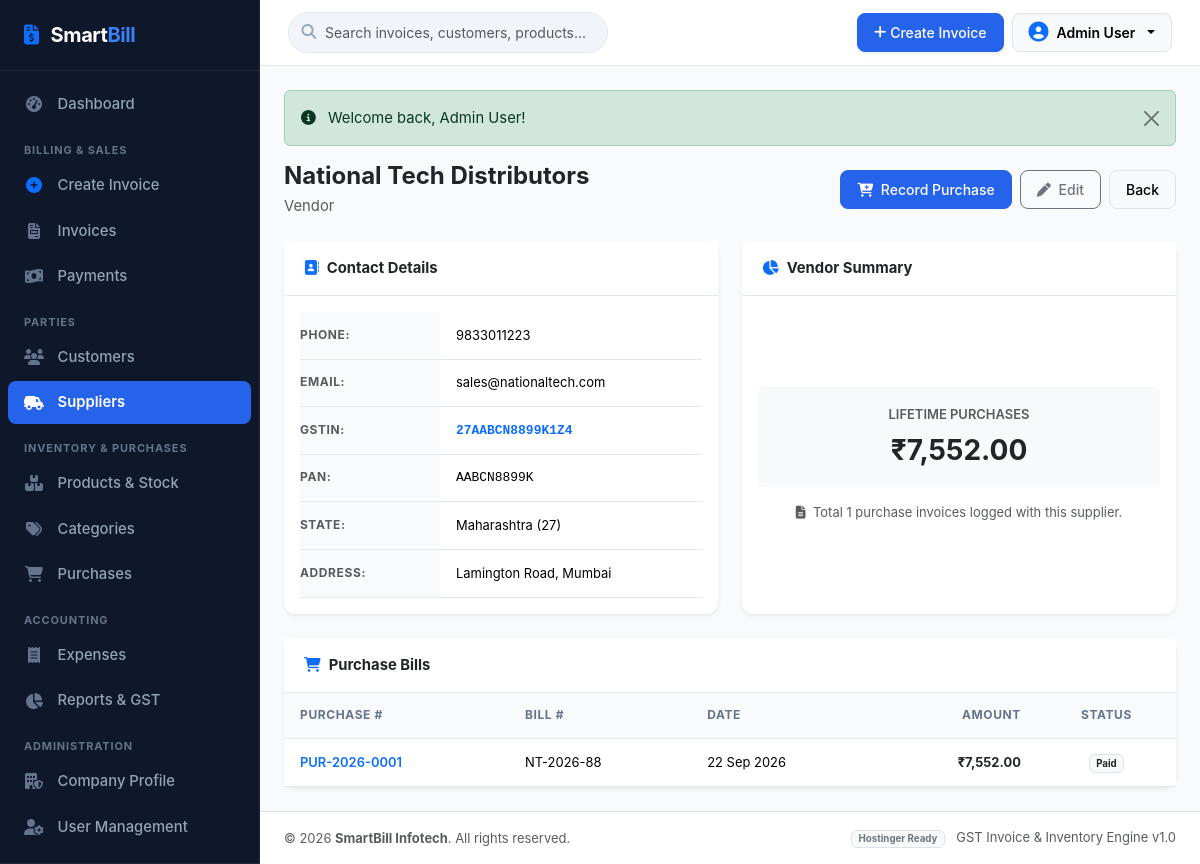
The app's page /suppliers/view.php?id=1 (signed in) with its own data.
### tables this page shows
CREATE TABLE IF NOT EXISTS `suppliers` (
  `id` INT AUTO_INCREMENT PRIMARY KEY,
  `name` VARCHAR(150) NOT NULL,
  `business_name` VARCHAR(200) DEFAULT NULL,
  `mobile` VARCHAR(20) DEFAULT NULL,
  `email` VARCHAR(150) DEFAULT NULL,
  `address` TEXT DEFAULT NULL,
  `gstin` VARCHAR(30) DEFAULT NULL,
  `pan` VARCHAR(30) DEFAULT NULL,
  `state` VARCHAR(100) DEFAULT 'Maharashtra',
  `state_code` VARCHAR(10) DEFAULT '27',
  `opening_balance` DECIMAL(12,2) DEFAULT 0.00,
  `created_at` TIMESTAMP DEFAULT CURRENT_TIMESTAMP
);

CREATE TABLE IF NOT EXISTS `purchases` (
  `id` INT AUTO_INCREMENT PRIMARY KEY,
  `purchase_number` VARCHAR(50) NOT NULL,
  `supplier_id` INT DEFAULT NULL,
  `supplier_bill_number` VARCHAR(100) DEFAULT NULL,
  `purchase_date` DATE NOT NULL,
  `subtotal` DECIMAL(12,2) DEFAULT 0.00,
  `tax_amount` DECIMAL(12,2) DEFAULT 0.00,
  `grand_total` DECIMAL(12,2) DEFAULT 0.00,
  `payment_status` ENUM('Paid', 'Unpaid') DEFAULT 'Paid',
  `notes` TEXT DEFAULT NULL,
  `created_at` TIMESTAMP DEFAULT CURRENT_TIMESTAMP,
  INDEX `idx_supplier` (`supplier_id`),
  INDEX `idx_purchase_date` (`purchase_date`)
);

CREATE TABLE IF NOT EXISTS `company_settings` (
  `id` INT PRIMARY KEY DEFAULT 1,
  `company_name` VARCHAR(200) NOT NULL DEFAULT 'SmartBill Enterprises',
  `legal_name` VARCHAR(200) DEFAULT 'SmartBill Solutions Private Limited',
  `address` TEXT DEFAULT 'Plot No. 42, Tech City Road, Cyber Square',
  `city` VARCHAR(100) DEFAULT 'Mumbai',
  `state` VARCHAR(100) DEFAULT 'Maharashtra',
  `pin_code` VARCHAR(20) DEFAULT '400001',
  `mobile` VARCHAR(20) DEFAULT '+91 98765 43210',
  `email` VARCHAR(150) DEFAULT 'contact@smartbill.com',
  `gstin` VARCHAR(30) DEFAULT '27AABCS1429B1Z5',
  `pan` VARCHAR(30) DEFAULT 'AABCS1429B',
  `state_code` VARCHAR(10) DEFAULT '27',
  `logo` VARCHAR(255) DEFAULT NULL,
  `invoice_prefix` VARCHAR(20) DEFAULT 'INV-2026',
  `starting_invoice_number` INT DEFAULT 1001,
  `bank_name` VARCHAR(150) DEFAULT 'HDFC Bank Ltd',
  `account_number` VARCHAR(50) DEFAULT '50200012345678',
  `ifsc` VARCHAR(30) DEFAULT 'HDFC0001234',
  `upi_id` VARCHAR(100) DEFAULT 'smartbill@hdfcbank',
  `terms_conditions` TEXT DEFAULT '1. Goods once sold will not be taken back or exchanged.\n2. All disputes subject to local jurisdiction only.\n3. Interest @ 18% p.a. will be charged if payment is not made within due date.',
  `authorized_signatory` VARCHAR(150) DEFAULT 'For SmartBill Solutions Pvt Ltd',
  `updated_at` TIMESTAMP DEFAULT CURRENT_TIMESTAMP ON UPDATE CURRENT_TIMESTAMP
);

### suppliers/view.php (the view, shortened to what this page needs)
<?php
require_once __DIR__ . '/../includes/auth_check.php';
$id = (int)($_GET['id'] ?? 0);
$stmt = $pdo->prepare("SELECT * FROM suppliers WHERE id = ?");
$stmt->execute([$id]);
$supplier = $stmt->fetch();
$stmt = $pdo->prepare("SELECT * FROM purchases WHERE supplier_id = ? ORDER BY id DESC");
$stmt->execute([$id]);
$purchases = $stmt->fetchAll();
$total_purchased = 0;
foreach ($purchases as $p) {
    $total_purchased += (float)$p['grand_total'];
}
include __DIR__ . '/../includes/header.php';
?>
<div class="d-flex flex-column flex-md-row justify-content-between align-items-md-center mb-4 gap-2">
    <div>
        <h4 class="fw-bold mb-1 text-dark"><?= htmlspecialchars($supplier['name']) ?></h4>
        <span class="text-muted"><?= htmlspecialchars($supplier['company_name'] ?? 'Vendor') ?></span>
    </div>
    <div class="d-flex gap-2">
        <a href="../purchases/create.php?supplier_id=<?= $id ?>" class="btn btn-primary btn-sm">
            <i class="fa-solid fa-cart-plus me-1"></i> Record Purchase
        </a>
        <a href="edit.php?id=<?= $id ?>" class="btn btn-outline-secondary btn-sm">
            <i class="fa-solid fa-pen me-1"></i> Edit
        </a>
        <a href="index.php" class="btn btn-light btn-sm border">Back</a>
    </div>
</div>
<div class="row g-4 mb-4">
    <div class="col-md-6">
        <div class="card border-0 shadow-sm h-100">
            <div class="card-header bg-white py-3">
                <span class="fw-bold text-dark"><i class="fa-solid fa-address-book text-primary me-2"></i>Contact Details</span>
            </div>
            <div class="card-body">
                <table class="table table-borderless small mb-0">
                    <tr>
                        <th class="text-muted ps-0" style="width: 140px;">Phone:</th>
                        <td><?= htmlspecialchars($supplier['mobile'] ?: 'N/A') ?></td>
                    </tr>
                    <tr>
                        <th class="text-muted ps-0">Email:</th>
                        <td><?= htmlspecialchars($supplier['email'] ?: 'N/A') ?></td>
                    </tr>
                    <tr>
                        <th class="text-muted ps-0">GSTIN:</th>
                        <td class="font-monospace fw-bold text-primary"><?= htmlspecialchars($supplier['gstin'] ?: 'Unregistered') ?></td>
                    </tr>
                    <tr>
                        <th class="text-muted ps-0">PAN:</th>
                        <td class="font-monospace"><?= htmlspecialchars($supplier['pan'] ?: 'N/A') ?></td>
                    </tr>
                    <tr>
                        <th class="text-muted ps-0">State:</th>
                        <td><?= htmlspecialchars($supplier['state'] ?: '-') ?> (<?= htmlspecialchars($supplier['state_code'] ?: '-') ?>)</td>
                    </tr>
                    <tr>
                        <th class="text-muted ps-0">Address:</th>
                        <td><?= nl2br(htmlspecialchars($supplier['address'] ?: 'No address specified')) ?></td>
                    </tr>
                </table>
            </div>
        </div>
    </div>
    <div class="col-md-6">
        <div class="card border-0 shadow-sm h-100">
            <div class="card-header bg-white py-3">
                <span class="fw-bold text-dark"><i class="fa-solid fa-chart-pie text-primary me-2"></i>Vendor Summary</span>
            </div>
            <div class="card-body d-flex flex-column justify-content-center">
                <div class="p-3 bg-light rounded mb-3 text-center">
                    <span class="text-muted small fw-semibold">LIFETIME PURCHASES</span>
                    <div class="fs-3 fw-bold text-dark mt-1"><?= formatCurrency($total_purchased) ?></div>
                </div>
                <div class="text-center text-muted small">
                    <i class="fa-solid fa-file-lines me-1"></i> Total <?= count($purchases) ?> purchase invoices logged with this supplier.
                </div>
            </div>
        </div>
    </div>
</div>
<div class="card border-0 shadow-sm">
    <div class="card-header bg-white py-3">
        <span class="fw-bold text-dark"><i class="fa-solid fa-cart-shopping text-primary me-2"></i>Purchase Bills</span>
    </div>
    <div class="card-body p-0">
        <?php if (empty($purchases)): ?>
            <div class="p-4 text-center text-muted small">No purchases recorded for this supplier.</div>
        <?php else: ?>
            <div class="table-responsive">
                <table class="table table-hover align-middle mb-0 small">
                    <thead class="table-light">
                        <tr>
                            <th>Purchase #</th>
                            <th>Bill #</th>
                            <th>Date</th>
                            <th class="text-end">Amount</th>
                            <th class="text-center">Status</th>
                        </tr>
                    </thead>
                    <tbody>
                        <?php foreach ($purchases as $p): ?>
                            <tr>
                                <td class="fw-semibold">
                                    <a href="../purchases/view.php?id=<?= $p['id'] ?>" class="text-decoration-none text-primary">
                                        <?= htmlspecialchars($p['purchase_number']) ?>
                                    </a>
                                </td>
                                <td><?= htmlspecialchars($p['supplier_bill_number'] ?: '-') ?></td>
                                <td><?= formatDate($p['purchase_date']) ?></td>
                                <td class="text-end fw-bold text-dark"><?= formatCurrency($p['grand_total']) ?></td>
                                <td class="text-center">
                                    <span class="badge bg-light text-dark border"><?= htmlspecialchars($p['payment_status']) ?></span>
                                </td>
                            </tr>
                        <?php endforeach; ?>
                    </tbody>
                </table>
            </div>
        <?php endif; ?>
    </div>
</div>
<?php include __DIR__ . '/../includes/footer.php'; ?>

### includes/footer.php (shortened to what this page needs)
        </main>
        <footer class="bg-white border-top py-3 px-4 text-center text-md-between d-flex flex-column flex-md-row align-items-center justify-content-between text-muted small mt-auto">
            <div>
                &copy; <?= date('Y') ?> <strong><?= htmlspecialchars($company_info['company_name'] ?? 'SmartBill') ?></strong>. All rights reserved.
            </div>
            <div class="mt-1 mt-md-0">
                <span class="badge bg-light text-secondary border">Hostinger Ready</span>
                <span class="ms-2">GST Invoice & Inventory Engine v1.0</span>
            </div>
        </footer>
    </div>
</div>
</body>
</html>

### assets/css/style.css (style rules this page uses)
:root { --sb-primary: #2563eb; --sb-primary-hover: #1d4ed8; --sb-primary-light: #eff6ff; --sb-secondary: #475569; --sb-success: #059669; --sb-success-light: #ecfdf5; --sb-warning: #d97706; --sb-warning-light: #fffbeb; --sb-danger: #dc2626; --sb-danger-light: #fef2f2; --sb-info: #0891b2; --sb-dark: #0f172a; --sb-slate: #1e293b; --sb-sidebar-bg: #0f172a; --sb-sidebar-text: #94a3b8; --sb-sidebar-active: #3b82f6; --sb-border: #e2e8f0; --sb-bg: #f8fafc; --sb-card-bg: #ffffff; --sb-text: #1e293b; --sb-text-muted: #64748b; --sb-sidebar-width: 260px; }
body { font-family: -apple-system, BlinkMacSystemFont, "Segoe UI", Roboto, "Helvetica Neue", Arial, sans-serif; background-color: var(--sb-bg); color: var(--sb-text); min-height: 100vh; margin: 0; padding: 0; font-size: 0.925rem; }
.card { border: 1px solid var(--sb-border); border-radius: 0.75rem; box-shadow: 0 1px 3px 0 rgba(0, 0, 0, 0.04); }
.card-header { background-color: #ffffff; border-bottom: 1px solid var(--sb-border); font-weight: 600; padding: 1rem 1.25rem; }
.table th { background-color: #f8fafc; font-size: 0.75rem; font-weight: 700; text-transform: uppercase; letter-spacing: 0.05em; color: var(--sb-text-muted); border-bottom: 1px solid var(--sb-border); padding: 0.85rem 1rem; }
.table td { padding: 0.85rem 1rem; vertical-align: middle; border-bottom: 1px solid var(--sb-border); }
.btn { font-weight: 500; border-radius: 0.5rem; padding: 0.5rem 1rem; transition: all 0.15s ease; }
.btn-primary { background-color: var(--sb-primary); border-color: var(--sb-primary); }

### records on screen
suppliers: name "National Tech Distributors", mobile "9833011223", email "sales@nationaltech.com", gstin "27AABCN8899K1Z4", pan "AABCN8899K", state "Maharashtra", state_code "27", address "Lamington Road, Mumbai"
purchases: purchase_number "PUR-2026-0001", supplier_bill_number "NT-2026-88", purchase_date "22 Sep 2026", grand_total "₹7,552.00", payment_status "Paid"
company_settings: company_name "SmartBill Infotech"

### other values on screen
$_SESSION['user_name'] "Admin User"
$flash['text'] "Welcome back, Admin User!"
$supplier['company_name'] "Vendor"
formatCurrency($total_purchased) "₹7,552.00"
count($purchases) "1"
